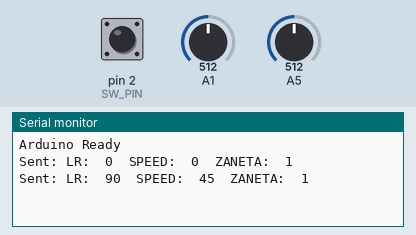
This sketch was run on a simulated Arduino Uno, built with avr-gcc and run on an emulated ATmega328P. Parts: the last lines printed to the serial monitor. Inputs (shaded band) come from the test bench; at power-on: A1 = 512, A5 = 512, pin 2 (SW_PIN) HIGH. No radio packets arrive unless stated.

Above: at 2.3 s.
2.4 s: A1 set to 716
At 3.7 s:
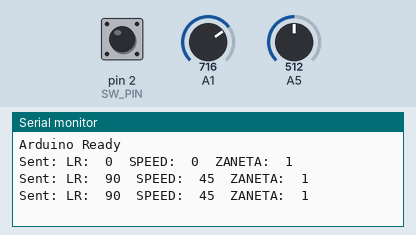
4.3 s: A5 set to 716
At 5.0 s:
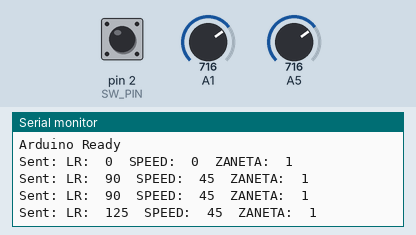
6.2 s: pin 2 (SW_PIN) pulled LOW for 3.2 s
At 9.9 s:
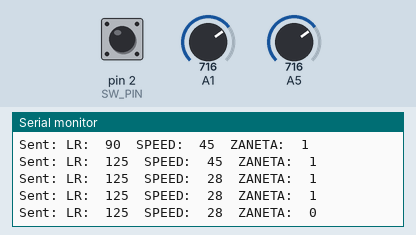
10.9 s: A1 set to 900
At 12.3 s:
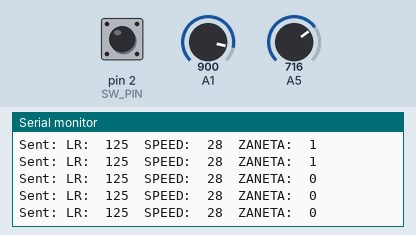
12.8 s: A5 set to 900
At 14.7 s:
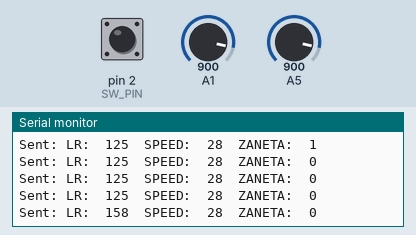
Timing chart, 0 to 15.7 s (numbered marks = the images above; inputs shaded):
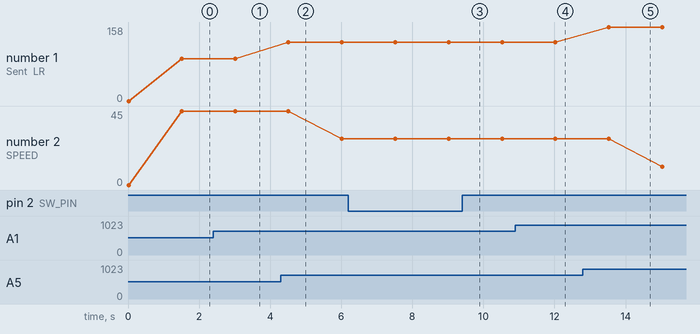

Measured:
- after the input at 6.2 s, the serial monitor: prints a new line after 2.8 s (image 3)
- plotted number 2: 45 → 28 after the input at 4.3 s, 28 → 11 after the input at 12.8 s

The sketch:

nadajnikpilot.ino.ino
```cpp
#include <SPI.h>
#include <nRF24L01.h>
#include <RF24.h>
#include <ezButton.h>
// Piny dla CE i CSN
#define CE_PIN 9
#define CSN_PIN 10
#define SW_PIN 2  // Arduino pin connected to SW  pin

ezButton button(SW_PIN);

struct Sterowanie {
  int speed = 0;
  int lr = 0;
  bool zaneta = true;
};
Sterowanie sterowanieData;
// Adres komunikacyjny
const uint64_t pipe = 0xF0F0F0F0D2LL;

RF24 radio(CE_PIN, CSN_PIN);

int message = 1;

void setup() {
  Serial.begin(9600);
  Serial.println("Arduino Ready");

  if (!radio.begin()) {
    Serial.println("Radio initialization failed!");
    while (1)
      ;
  }
  button.setDebounceTime(50);
  radio.setDataRate(RF24_250KBPS);
  radio.setPALevel(RF24_PA_HIGH);
  radio.setChannel(100);

  radio.openWritingPipe(pipe);  // Adres do wysyłania
  radio.stopListening();        // Przełącz na tryb nadawania
}

void loop() {
  button.loop();  // MUST call the loop() function first
  bool result = radio.write(&sterowanieData, sizeof(sterowanieData));
  if (button.isPressed()) {
    sterowanieData.zaneta = false;
  }
  Serial.print("Sent: LR:  ");
  Serial.print(sterowanieData.lr);
  Serial.print("  SPEED:  ");
  Serial.print(sterowanieData.speed);
  Serial.print("  ZANETA:  ");
  Serial.println(sterowanieData.zaneta);
  if (result) {

  } else {
    Serial.println("Message failed to send");
  }
  sterowanieData.speed = map(analogRead(A5), 0, 1023, 90, 0);
  sterowanieData.lr = map(analogRead(  A1), 0, 1023, 0, 180);
  delay(1500);  // Opóźnienie między kolejnymi wysyłkami
}
```
